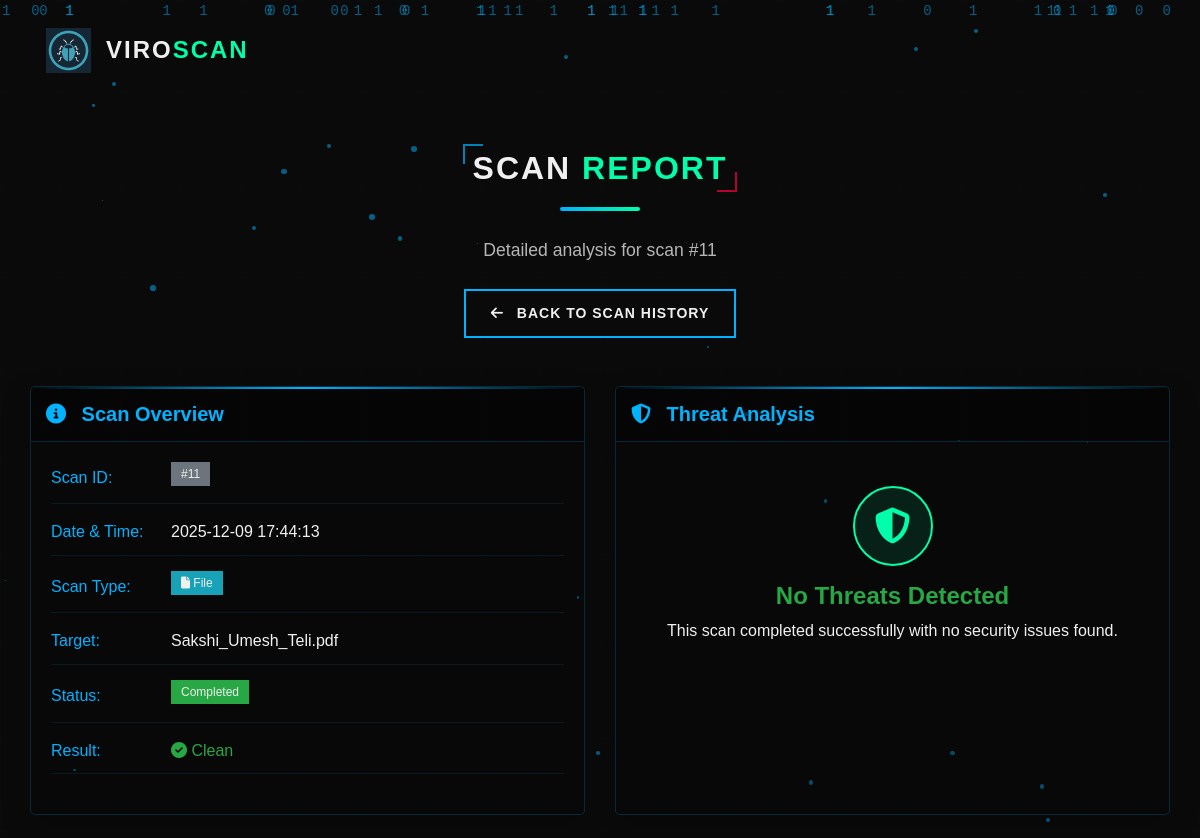
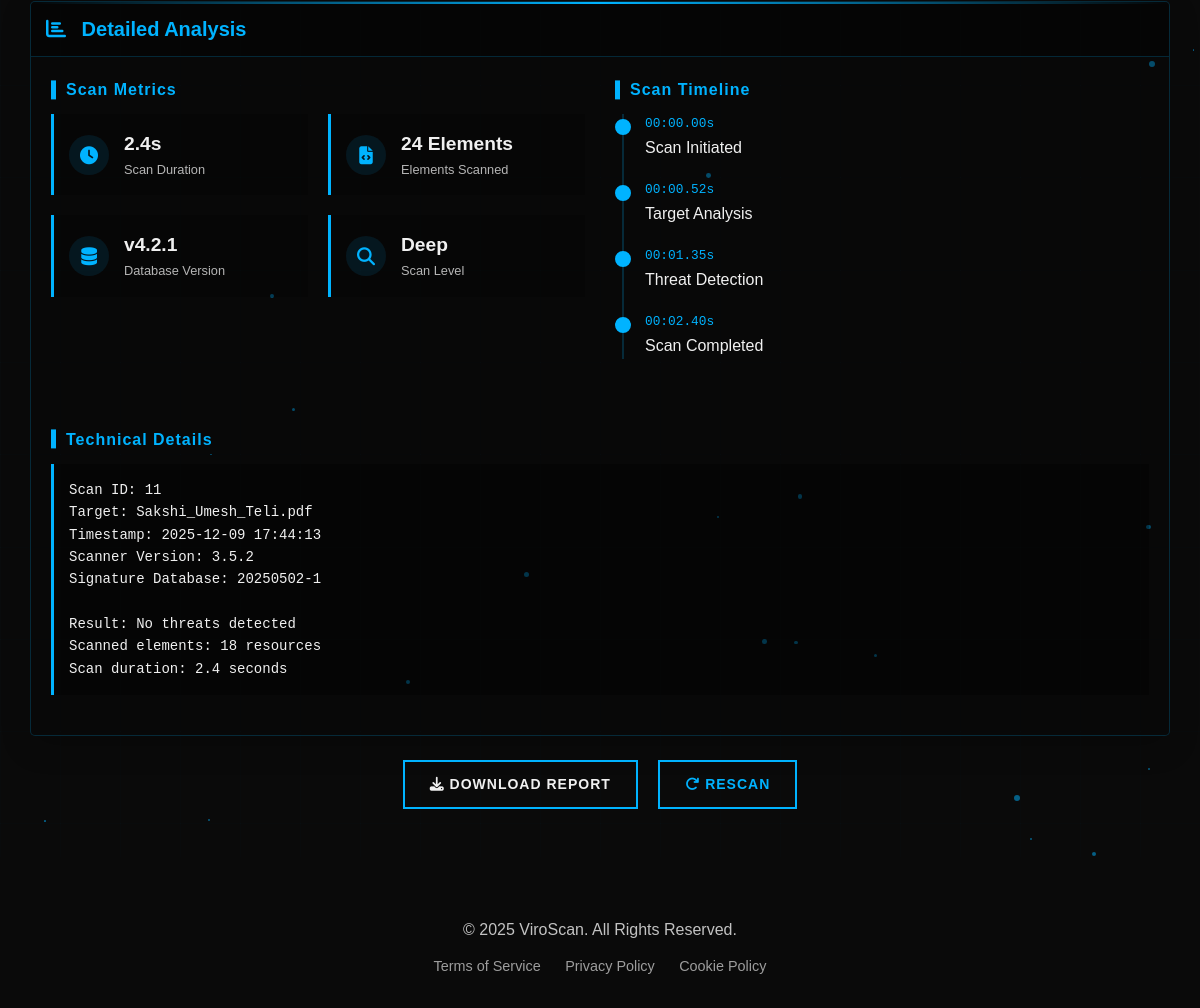
The page /scan_report/11 on the database its author committed (2 pictures, top to bottom).
### tables this page shows
CREATE TABLE scan_history (
            id INTEGER PRIMARY KEY AUTOINCREMENT,
            date TEXT,
            scan_type TEXT,
            target TEXT,
            file_hash TEXT,
            status TEXT,
            result TEXT
        );

### app.py (the view)
@app.route('/scan_report/<int:scan_id>')
def scan_report(scan_id):
    def fetch_virustotal_file_details(file_hash):
        url = f"https://www.virustotal.com/api/v3/files/{file_hash}"
        response = requests.get(url, headers=VT_HEADERS)
        if response.status_code != 200:
            return {}
        data = response.json().get("data", {}).get("attributes", {})
        return {
            "md5": data.get("md5"),
            "sha1": data.get("sha1"),
            "sha256": data.get("sha256"),
            "ssdeep": data.get("ssdeep"),
            "tlsh": data.get("tlsh"),
            "file_type": data.get("type_description"),
            "source": data.get("meaningful_name"),
            "magic": data.get("magic"),
            "trid": data.get("trid", {}).get("file_type", None) if data.get("trid") else None,
            "magika": data.get("magik", None),
            "file_size": data.get("size")
        }
    def fetch_virustotal_url_details(url_id):
        url = f"https://www.virustotal.com/api/v3/urls/{url_id}"
        response = requests.get(url, headers=VT_HEADERS)
        if response.status_code != 200:
            return {}
        data = response.json().get("data", {}).get("attributes", {})
        return {
            "last_final_url": data.get("last_final_url"),
            "reputation": data.get("reputation"),
            "categories": data.get("categories"),
            "last_analysis_stats": data.get("last_analysis_stats"),
            "last_analysis_results": data.get("last_analysis_results")
        }
    conn = sqlite3.connect("viroscan.db")
    cursor = conn.cursor()
    cursor.execute("SELECT id, date, scan_type, target, status, result FROM scan_history WHERE id = ?", (scan_id,))
    record = cursor.fetchone()
    conn.close()
    if record is None:
        return "Scan report not found", 404
    scan_dict = {
        'id': record[0],
        'date': record[1],
        'scan_type': record[2],
        'target': record[3],
        'status': record[4],
        'result': record[5]
    }
    malicious = 0
    harmless = 0
    file_hash = None
    if scan_dict['result']:
        parts = scan_dict['result'].split('|')
        for part in parts:
            if 'Malicious:' in part:
                try:
                    malicious = int(part.split(':')[1].strip())
                except:
                    malicious = 0
            elif 'Clean:' in part:
                try:
                    harmless = int(part.split(':')[1].strip())
                except:
                    harmless = 0
            elif 'SHA256:' in part:
                try:
                    file_hash = part.split(':')[1].strip()
                except:
                    file_hash = None
    scan_dict['malicious'] = malicious
    scan_dict['harmless'] = harmless
    if not file_hash:
        target = scan_dict.get('target')
        if target:
            if len(target) == 64 and all(c in '0123456789abcdefABCDEF' for c in target):
                file_hash = target.lower()
            elif len(target) == 32 and all(c in '0123456789abcdefABCDEF' for c in target):
                file_hash = target.lower()
    file_details = {}
    url_details = {}
    if scan_dict['scan_type'].lower() == 'file' and file_hash:
        file_details = fetch_virustotal_file_details(file_hash)
    elif scan_dict['scan_type'].lower() == 'url':
        import base64
        url_id = base64.urlsafe_b64encode(scan_dict['target'].encode()).decode().rstrip("=")
        url_details = fetch_virustotal_url_details(url_id)
    scan_dict.update({
        "md5": file_details.get("md5"),
        "sha1": file_details.get("sha1"),
        "sha256": file_details.get("sha256"),
        "ssdeep": file_details.get("ssdeep"),
        "tlsh": file_details.get("tlsh"),
        "file_type": file_details.get("file_type"),
        "source": file_details.get("source"),
        "magic": file_details.get("magic"),
        "trid": file_details.get("trid"),
        "magika": file_details.get("magika"),
        "file_size": file_details.get("file_size"),
        "url_last_final_url": url_details.get("last_final_url"),
        "url_reputation": url_details.get("reputation"),
        "url_categories": url_details.get("categories"),
        "url_last_analysis_stats": url_details.get("last_analysis_stats"),
        "url_last_analysis_results": url_details.get("last_analysis_results")
    })
    return render_template('report_detail.html', scan=scan_dict)

### templates/report_detail.html (shortened to what this page needs)
<!DOCTYPE html>
<html lang="en">
<head>
  <link rel="stylesheet" href="{{ url_for('static', filename='css/bootstrap.css') }}" />
  <link rel="stylesheet" href="{{ url_for('static', filename='css/style.css') }}" />
  <link rel="stylesheet" href="{{ url_for('static', filename='css/responsive.css') }}" />
  <link rel="stylesheet" href="https://cdnjs.cloudflare.com/ajax/libs/font-awesome/6.4.0/css/all.min.css"/>
  <link rel="stylesheet" href="https://cdnjs.cloudflare.com/ajax/libs/animate.css/4.1.1/animate.min.css"/>
</head>
<body class="cyber-theme">
  <div class="cyber-grid"></div>
  <div class="cyber-particles"></div>
  <div class="cyber-binary-rain"></div>
  <header class="header_section">
    <div class="container">
      <nav class="navbar navbar-expand-lg custom_nav-container">
        <a class="navbar-brand" href="/">
          <div class="logo-container">
            <img src="{{ url_for('static', filename='images/logo.png') }}" alt="ViroScan Logo" class="logo" />
          </div>
          <span class="cyber-text">Viro<span class="text-accent">Scan</span></span>
        </a>
      </nav>
    </div>
  </header>
  <div class="container mt-5 animate__animated animate__fadeIn">
    <div class="heading_container text-center mb-5">
      <h2 class="cyber-heading">Scan <span class="text-accent">Report</span></h2>
      <div class="cyber-line"></div>
      <p class="lead">Detailed analysis for scan #{{ scan.id }}</p>
      <a href="{{ url_for('index') }}" class="btn btn-cyber mt-4">
        <span><i class="fas fa-arrow-left mr-2"></i> Back to Scan History</span>
      </a>
    </div>
    <div class="row">
      <div class="col-lg-6 mb-4">
        <div class="scan-card" data-aos="fade-up">
          <div class="card-header">
            <h5><i class="fas fa-info-circle"></i> Scan Overview</h5>
            <div class="cyber-card-glow"></div>
          </div>
          <div class="card-body">
            <div class="cyber-info-grid">
              <div class="info-row">
                <div class="info-label">Scan ID:</div>
                <div class="info-value"><span class="badge bg-secondary">#{{ scan.id }}</span></div>
              </div>
              <div class="info-row">
                <div class="info-label">Date & Time:</div>
                <div class="info-value">{{ scan.date }}</div>
              </div>
              <div class="info-row">
                <div class="info-label">Scan Type:</div>
                <div class="info-value">
                  {% if scan.type == 'URL' %}
                  <span class="badge bg-primary"><i class="fas fa-link"></i> URL</span>
                  {% else %}
                  <span class="badge bg-info"><i class="fas fa-file"></i> File</span>
                  {% endif %}
                </div>
              </div>
              <div class="info-row">
                <div class="info-label">Target:</div>
                <div class="info-value">{{ scan.target }}</div>
              </div>
              <div class="info-row">
                <div class="info-label">Status:</div>
                <div class="info-value">
                  {% if scan.status == 'Completed' %}
                  <span class="badge bg-success">Completed</span>
                  {% else %}
                  <span class="badge bg-warning">{{ scan.status }}</span>
                  {% endif %}
                </div>
              </div>
              <div class="info-row">
                <div class="info-label">Result:</div>
                <div class="info-value">
                  {% if "Error during scan" in scan.result %}
                  <span class="text-danger"><i class="fas fa-exclamation-triangle"></i> Error</span>
                  {% elif scan.malicious == 0 %}
                  <span class="text-success"><i class="fas fa-check-circle"></i> Clean</span>
                  {% else %}
                  <span class="text-warning"><i class="fas fa-exclamation-circle"></i> {{ scan.result }}</span>
                  {% endif %}
                </div>
              </div>
            </div>
          </div>
        </div>
      </div>
      <div class="col-lg-6 mb-4">
        <div class="scan-card" data-aos="fade-up" data-aos-delay="100">
          <div class="card-header">
            <h5><i class="fas fa-shield-alt"></i> Threat Analysis</h5>
            <div class="cyber-card-glow"></div>
          </div>
          <div class="card-body">
            {% if scan.malicious == 0 %}
            <div class="text-center py-4">
              <div class="cyber-shield-icon mb-3">
                <i class="fas fa-shield-alt"></i>
              </div>
              <h4 class="text-success">No Threats Detected</h4>
              <p>This scan completed successfully with no security issues found.</p>
            </div>
            {% endif %}
          </div>
        </div>
      </div>
    </div>
    <div class="row">
      <div class="col-12 mb-4">
        <div class="scan-card" data-aos="fade-up" data-aos-delay="200">
          <div class="card-header">
            <h5><i class="fas fa-chart-bar"></i> Detailed Analysis</h5>
            <div class="cyber-card-glow"></div>
          </div>
          <div class="card-body">
            <div class="row">
              <div class="col-md-6 mb-4">
                <h6 class="cyber-subheading">Scan Metrics</h6>
                <div class="cyber-metrics-grid">
                  <div class="metric-item">
                    <div class="metric-icon">
                      <i class="fas fa-clock"></i>
                    </div>
                    <div class="metric-details">
                      <div class="metric-value">2.4s</div>
                      <div class="metric-label">Scan Duration</div>
                    </div>
                  </div>
                  <div class="metric-item">
                    <div class="metric-icon">
                      <i class="fas fa-file-code"></i>
                    </div>
                    <div class="metric-details">
                      <div class="metric-value">{{ scan.type == 'File' and '1.2MB' or '24 Elements' }}</div>
                      <div class="metric-label">{{ scan.type == 'File' and 'File Size' or 'Elements Scanned' }}</div>
                    </div>
                  </div>
                  <div class="metric-item">
                    <div class="metric-icon">
                      <i class="fas fa-database"></i>
                    </div>
                    <div class="metric-details">
                      <div class="metric-value">v4.2.1</div>
                      <div class="metric-label">Database Version</div>
                    </div>
                  </div>
                  <div class="metric-item">
                    <div class="metric-icon">
                      <i class="fas fa-search"></i>
                    </div>
                    <div class="metric-details">
                      <div class="metric-value">Deep</div>
                      <div class="metric-label">Scan Level</div>
                    </div>
                  </div>
                </div>
              </div>
              <div class="col-md-6 mb-4">
                <h6 class="cyber-subheading">Scan Timeline</h6>
                <div class="cyber-timeline">
                  <div class="timeline-item">
                    <div class="timeline-dot completed"></div>
                    <div class="timeline-content">
                      <div class="timeline-time">00:00.00s</div>
                      <div class="timeline-title">Scan Initiated</div>
                    </div>
                  </div>
                  <div class="timeline-item">
                    <div class="timeline-dot completed"></div>
                    <div class="timeline-content">
                      <div class="timeline-time">00:00.52s</div>
                      <div class="timeline-title">Target Analysis</div>
                    </div>
                  </div>
                  <div class="timeline-item">
                    <div class="timeline-dot completed"></div>
                    <div class="timeline-content">
                      <div class="timeline-time">00:01.35s</div>
                      <div class="timeline-title">Threat Detection</div>
                    </div>
                  </div>
                  <div class="timeline-item">
                    <div class="timeline-dot completed"></div>
                    <div class="timeline-content">
                      <div class="timeline-time">00:02.40s</div>
                      <div class="timeline-title">Scan Completed</div>
                    </div>
                  </div>
                </div>
              </div>
            </div>
            <div class="mt-4">
              <h6 class="cyber-subheading">Technical Details</h6>
              <div class="cyber-code-block">
                <pre><code>Scan ID: {{ scan.id }}
Target: {{ scan.target }}
Timestamp: {{ scan.date }}
Scanner Version: 3.5.2
Signature Database: 20250502-1
{% if scan.malicious == 0 %}
Result: No threats detected
Scanned elements: {{ scan.type == 'File' and '24 sections' or '18 resources' }}
Scan duration: 2.4 seconds
{% else %}
Result: {{ scan.result }}
Detection type: Heuristic analysis
Threat classification: Malicious {{ scan.type == 'File' and 'executable' or 'script' }}
Threat severity: High
{% endif %}</code></pre>
              </div>
            </div>
          </div>
        </div>
      </div>
    </div>
    <div class="text-center mb-5">
      <a href="{{ url_for('download_report', scan_id=scan.id) }}" class="btn btn-cyber mx-2">
        <span><i class="fas fa-download"></i> Download Report</span>
      </a>
      <a href="{{ url_for('rescan', scan_id=scan.id) }}" class="btn btn-cyber-outline mx-2">
        <span><i class="fas fa-redo"></i> Rescan</span>
      </a>
    </div>
  </div>
  <footer class="footer-section">
    <div class="cyber-grid-footer"></div>
    <div class="container">
      <div class="footer-bottom text-center">
        <p>&copy; 2025 ViroScan. All Rights Reserved.</p>
        <div class="footer-legal">
          <a href="#" class="cyber-link-sm">Terms of Service</a>
          <a href="#" class="cyber-link-sm">Privacy Policy</a>
          <a href="#" class="cyber-link-sm">Cookie Policy</a>
        </div>
      </div>
    </div>
  </footer>
</body>
</html>

### rows shown on the page
scan_history: id "11", date "2025-12-09 17:44:13", target "Sakshi_Umesh_Teli.pdf"

### other values the page prints
{{ scan.type == 'File' and '1.2MB' or '24 Elements' }} "24 Elements"
{{ scan.type == 'File' and 'File Size' or 'Elements Scanned' }} "Elements Scanned"
{{ scan.type == 'File' and '24 sections' or '18 resources' }} "18 resources"
